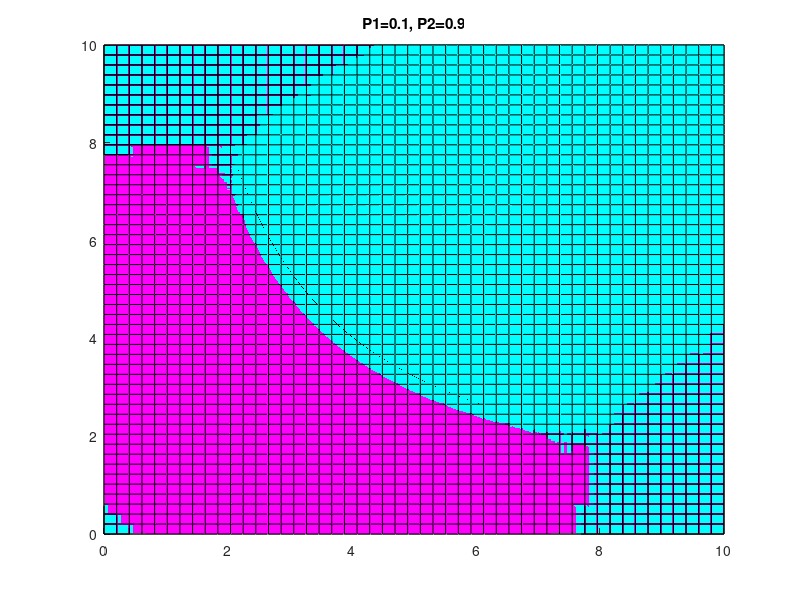
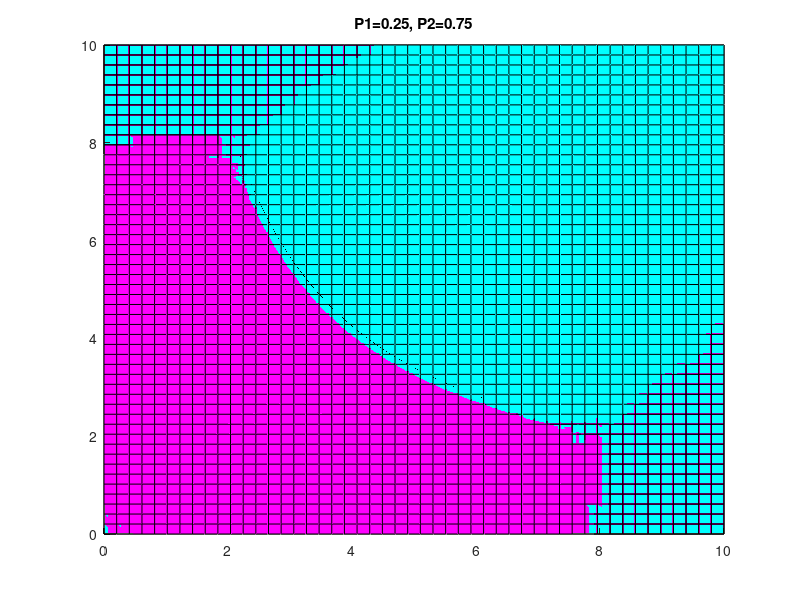
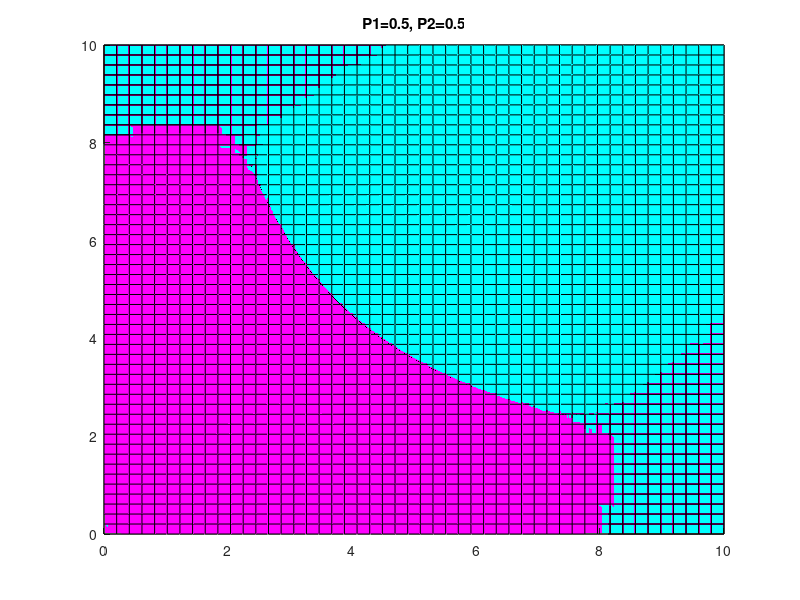
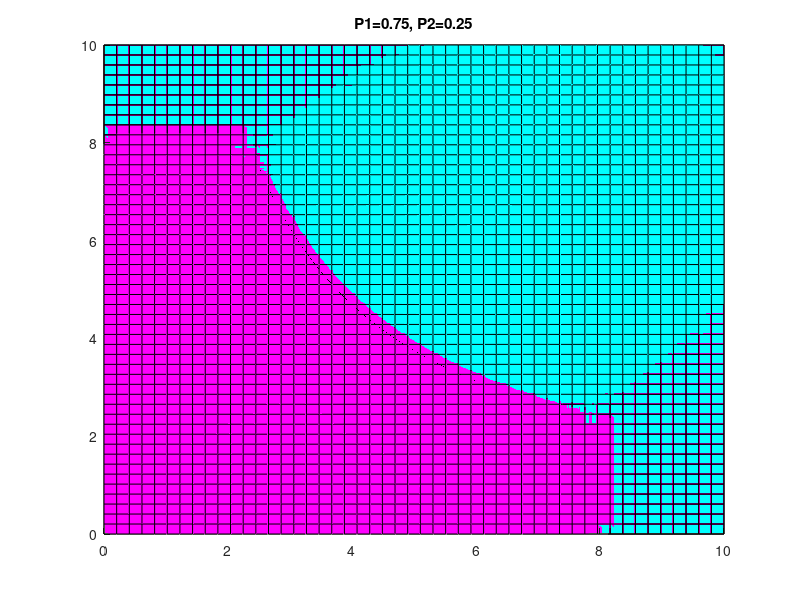

Reproduce these figures in MATLAB, in order.
 clear all;

% Define mean vectors and covariance matrices for two Gaussians
mu1 = [3 3];
sigma1 = [1.2 -0.4; -0.4 1.2];
mu2 = [6 6];
sigma2 = [1.2 0.4; 0.4 1.2];

% Define the range of x and y values
x = linspace(0, 10, 50);
y = linspace(0, 10, 50);
[X, Y] = meshgrid(x, y);

P = [0.1 0.25 0.5 0.75 0.9];

for i=1:5
    P1 = P(i);
    P2 = 1-P(i);

    pdf1 = mvnpdf([X(:) Y(:)], mu1, sigma1);
    pdf1 = reshape(pdf1, length(y), length(x));
    pdf1 = pdf1*P1;

    pdf2 = mvnpdf([X(:) Y(:)], mu2, sigma2);
    pdf2 = reshape(pdf2, length(y), length(x));
    pdf2 = pdf2*P2;
    
    if i==3
        figure(6);
        contour(X,Y,pdf1, 10, 'g');
        hold on;
        contour(X,Y,pdf2, 10, 'c');
        axis square;
        title('green: W1..........cyan: W2');
        grid on;
    end

    figure(i);
    hold on;
    surf(x, y, pdf1, 'FaceColor', 'magenta', 'EdgeColor','black');
   
    surf(x, y, pdf2, 'FaceColor', 'cyan', 'EdgeColor','black');

    z = -(1.25*X.*Y - 22.5) - log(P2/P1);
    surf(x, y, z, 'FaceColor', 'black', 'EdgeColor','none');

    title(['P1=', num2str(P1), ', P2=', num2str(P2)]);
xlim([min(x) max(x)]);
    ylim([min(y) max(y)]);
    zlim([0 0.16]);
   

    figure(7);
    hold on;
     surf(x, y, z, 'FaceColor', 'black', 'EdgeColor','none');
     xlim([min(x) max(x)]);
    ylim([min(y) max(y)]);
    zlim([0 0.16]);
end

sigma = sigma2

for i=1:5
    P1 = P(i);
    P2 = 1-P(i);

    pdf1 = mvnpdf([X(:) Y(:)], mu1, sigma);
    pdf1 = reshape(pdf1, length(y), length(x));
    pdf1 = pdf1*P1;

    pdf2 = mvnpdf([X(:) Y(:)], mu2, sigma);
    pdf2 = reshape(pdf2, length(y), length(x));
    pdf2 = pdf2*P2;
    
    if i==3
        figure(8);
        contour(X,Y,pdf1, 10, 'g');
        hold on;
        contour(X,Y,pdf2, 10, 'c');
        axis square;
        title('green: W1..........cyan: W2');
        grid on;
    end

    figure(9+i);
    hold on;
    surf(x, y, pdf1, 'FaceColor', 'magenta', 'EdgeColor','black');
   
    surf(x, y, pdf2, 'FaceColor', 'cyan', 'EdgeColor','black');

    z = -(3.75*(X+Y) - 33.75) - log(P2/P1);
    surf(x, y, z, 'FaceColor', 'black', 'EdgeColor','none');

    title(['P1=', num2str(P1), ', P2=', num2str(P2)]);
xlim([min(x) max(x)]);
    ylim([min(y) max(y)]);
    zlim([0 0.16]);
   

    figure(9);
    hold on;
     surf(x, y, z, 'FaceColor', 'black', 'EdgeColor','none');
     xlim([min(x) max(x)]);
    ylim([min(y) max(y)]);
    zlim([0 0.16]);
end
